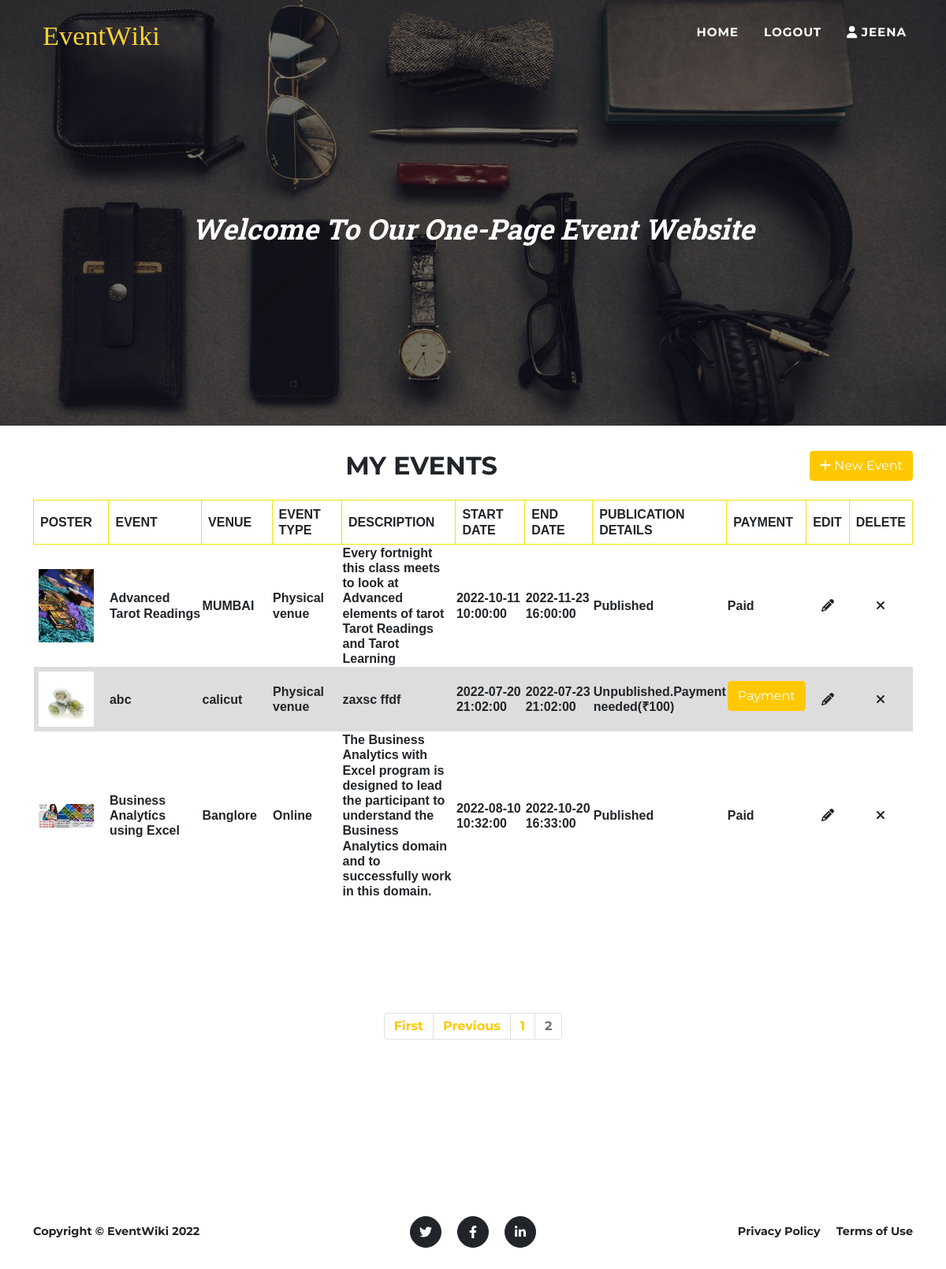
Screenshot of /events_list?page=2 (signed in) with the database file from the repository.
### EventApp/models.py (models this page shows, shortened)
class clsEventDetails(models.Model):
    pk_event_id = models.BigAutoField(primary_key=True)
    fk_user = models.ForeignKey("clsUser", on_delete=models.CASCADE,related_name="clsEventDetails_clsUser_1")
    dat_event_start_date_time = models.DateTimeField()
    dat_event_end_date_time = models.DateTimeField()
    vhr_event_name = models.CharField(max_length=30,blank=True)
    vhr_event_venue = models.CharField(max_length=30,blank=True)
    vhr_event_description = models.TextField()
    vhr_event_file_upload = models.CharField(max_length=100,blank=True)
    dat_created_datetime = models.DateTimeField()
    int_event_location_type = models.IntegerField(default=1)
    int_if_paid = models.IntegerField(default=0)
    int_last_action = models.IntegerField(default=1)
    pass

### EventApp/views.py (the view)
# urls.py: path('events_list', views.events_list, name='events_list'),
def events_list(request):
    event_location_type = ['', 'Physical venue', 'Online', 'Recorded Events']
    database_items = clsEventDetails.objects.filter(~Q(int_last_action = 0),Q(fk_user_id = int(request.session['intLoginUserId'])))
    all_items_list = []
    date_output_format = '%Y-%m-%d %H:%M:%S'
    for each_item in database_items:
        all_items_dict = dict()
        all_items_dict['intPkEventId'] = each_item.pk_event_id
        all_items_dict['intFkUserId'] = each_item.fk_user_id
        all_items_dict['strEventStartDateTime'] = each_item.dat_event_start_date_time.strftime(date_output_format)
        all_items_dict['strEventEndDateTime'] = each_item.dat_event_end_date_time.strftime(date_output_format)
        all_items_dict['strEventName'] = each_item.vhr_event_name
        all_items_dict['strEventVenue'] = each_item.vhr_event_venue
        all_items_dict['strEventDescription'] = each_item.vhr_event_description.replace('\n','')
        all_items_dict['strEventPoster'] = each_item.vhr_event_file_upload
        all_items_dict['strCreatedDateTime'] = each_item.dat_created_datetime.strftime(date_output_format)
        all_items_dict['intLastAction'] = each_item.int_last_action
        all_items_dict['intIfPaid'] = each_item.int_if_paid
        all_items_dict['intEventLocation'] = each_item.int_event_location_type
        all_items_dict['strEventLocation'] = event_location_type[each_item.int_event_location_type]
        all_items_dict['strPublicationDetails'] = 'Unpublished.Payment needed(₹100)'
        if each_item.int_if_paid:
            all_items_dict['strPublicationDetails'] = 'Published'
        all_items_list.append(all_items_dict)
    events = ''
    nums = ''
    if len(all_items_list):
        p = Paginator(all_items_list, 3)
        page = request.GET.get('page')
        events = p.get_page(page)
        nums = "a" * events.paginator.num_pages
    return render(request, 'eventsList.html', {'lstAllItems': all_items_list, 'events': events, 'nums': nums})

### EventApp/templates/eventsList.html (shortened to what this page needs)
<!DOCTYPE html>
<html lang="en">
    {% load static %}
    <head>
        <link href={% static 'css/styles.css' %} rel="stylesheet" />
        <link rel="stylesheet" href="//cdn.jsdelivr.net/npm/alertifyjs@1.13.1/build/css/alertify.min.css"/>
    </head>
    <body id="page-top">
        <nav class="navbar navbar-expand-lg navbar-dark fixed-top" id="mainNav">
            <div class="container">
                <a class="navbar-brand" href="#page-top"><img src= {% static 'assets/img/navbar-logo.svg' %}  alt="..." /></a>
                <div class="collapse navbar-collapse" id="navbarResponsive">
                    <ul class="navbar-nav text-uppercase ms-auto py-4 py-lg-0">
                        <li class="nav-item"><a class="nav-link" href="{% url 'index' %}">Home</a></li>
                        <li class="nav-item"><a class="nav-link" href="{% url 'logout' %}">Logout</a></li>
                        {% if request.session.intLoginUserId %}
                        <li class="nav-item"><a class="nav-link" href=""><i class="fa fa-user"></i> {{request.session.strLoginUserName}}</a></li>
                        {% endif %}
                    </ul>
                </div>
            </div>
        </nav>
        <header class="masthead">
            <div class="container">
                <div class="masthead-subheading">Welcome To Our One-Page Event Website</div>
            </div>
        </header>
        <section class="page-section" id="about">
                <div class="container">
                    <div style="display: block; text-align: center;">
                    <div class="masthead-heading text-uppercase text-center" style="display: inline-block;"><h2>My Events</h2></div>
                    <div class="create-new-event-button">
                        <a class="btn btn-primary" href="{% url 'add_event' %}"><i class="fa fa-plus"></i> New Event</a>
                    </div>
                    </div>
                        <table style="width:100%">
                            <tr>
                                <th style="width:10%; text-transform:uppercase;">Poster</th>
                                <th style="width:15%; text-transform:uppercase;">Event</th>
                                <th style="width:10%; text-transform:uppercase ;">Venue</th>
                                <th style="width:10%; text-transform:uppercase;">Event Type</th>
                                <th style="width:15%; text-transform:uppercase">Description</th>
                                <th style="width:10%; text-transform:uppercase;">Start Date</th>
                                <th style="width:10%; text-transform:uppercase;">End Date</th>
                                <th style="width:10%; text-transform:uppercase;">Publication Details</th>
                                <th style="width:5%; text-transform:uppercase; ">Payment</th>
                                <th style="width:5%; text-transform:uppercase; ">Edit</th>
                                <th style="width:5%; text-transform:uppercase;">Delete</th>
                            </tr>
                            <tbody id = "tbyIdListAllEvents1">
                            {% for objEvents in events %}
                            <tr class = "trCls" id = "trId{{ objEvents.intPkEventId }}">
                                <td>
                                    <a target="_blank" href= "static/attachment/{{ objEvents.strEventPoster }}">
                                        <img class="thumbnail_poster" src="static/attachment/{{ objEvents.strEventPoster }}"/>
                                    </a>
                                </td>
                            <td id="tdIdSlNo{{ objEvents.intPkEventId }}">
                                {{objEvents.strEventName}}
                            </td>
                            <td id="id{{ objEvents.intPkEventId }}" >{{ objEvents.strEventVenue }}</td>
                            <td>{{ objEvents.strEventLocation }}</td>
                            <td>{{ objEvents.strEventDescription }}</td>
                            <td>{{ objEvents.strEventStartDateTime }}</td>
                            <td>{{ objEvents.strEventEndDateTime }}</td>
                            <td>{{ objEvents.strPublicationDetails }}</td>
                            <td>{% if objEvents.intIfPaid == 1 %}
                                Paid
                                {% else %}
                                <a class="btn btn-primary" onclick = "fnLoadPayment({{ objEvents.intPkEventId }})" id="btnIdPayment_{{ objEvents.intPkEventId }}" >Payment</a>
                                {% endif %}
                            </td>
                            <td class="edit" style="text-align: center;"><a href="#"  onclick="onEditIconClick({{ objEvents.intPkEventId }});" style="color: #212529;"><i class="fa  fa-pencil"></i></a></td>
                            <td class="delete" style="text-align: center;"><a href="#" onclick="onDeleteIconClick('{{ objEvents.intPkEventId }}', '{{ objEvents.strEventName }}', '{{ objEvents.intLastAction }}');" style="color: #212529;"><i class="fa fa-times"></i></a></td>
                            </tr>
                            {% endfor %}
                            </tbody>
                        </table>
                    <section>
                    <nav aria-label="Page navigation">
                      <ul class="pagination justify-content-center">
                          {% if events.has_previous %}
                          <li class="page-item"><a class="page-link" href="?page=1">First</a></li>
                          <li class="page-item"><a class="page-link" href="?page={{ events.previous_page_number }}">Previous</a></li>
                          {% endif %}
                          {% for i in nums %}
                          {% if events.number == forloop.counter %}
                          <li class="page-item disabled"><a class="page-link" href="?page={{ forloop.counter }}">{{ forloop.counter }}</a></li>
                          {% else %}
                          <li class="page-item"><a class="page-link" href="?page={{ forloop.counter }}">{{ forloop.counter }}</a></li>
                          {% endif %}
                          {% endfor %}
                      </ul>
                    </nav>
                    </section>
                </div>
        </section>
        <footer class="footer py-4">
            <div class="container">
                <div class="row align-items-center">
                    <div class="col-lg-4 text-lg-start">Copyright &copy; EventWiki 2022</div>
                    <div class="col-lg-4 my-3 my-lg-0">
                        <a class="btn btn-dark btn-social mx-2" href="#!" aria-label="Twitter"><i class="fab fa-twitter"></i></a>
                        <a class="btn btn-dark btn-social mx-2" href="#!" aria-label="Facebook"><i class="fab fa-facebook-f"></i></a>
                        <a class="btn btn-dark btn-social mx-2" href="#!" aria-label="LinkedIn"><i class="fab fa-linkedin-in"></i></a>
                    </div>
                    <div class="col-lg-4 text-lg-end">
                        <a class="link-dark text-decoration-none me-3" href="#!">Privacy Policy</a>
                        <a class="link-dark text-decoration-none" href="#!">Terms of Use</a>
                    </div>
                </div>
            </div>
        </footer>
    </body>
</html>

### EventApp/templates/eventsList.html (style rules this page uses)
table { font-family: arial, sans-serif; border-collapse: collapse; width: 100%; }
th, th { border: 1px solid #dddddd; text-align: left; padding: 8px; border-color: #f1e20d; }
tr:nth-child(even) { background-color: #dddddd; }
.thumbnail_poster { border-radius: 4px; padding: 5px; width: 80px; }

### rows the page displays
clsEventDetails: strEventPoster (picture), strEventName "Advanced Tarot Readings", strEventVenue "MUMBAI", strEventDescription "Every fortnight this class meets to look at Advanced elements of tarot Tarot Readings and Tarot Learning"
clsEventDetails: strEventPoster (picture), strEventName "abc", strEventVenue "calicut", strEventDescription "zaxsc ffdf"
clsEventDetails: strEventPoster (picture), strEventName "Business Analytics using Excel", strEventVenue "Banglore", strEventDescription "The Business Analytics with Excel program is designed to lead the participant to understand the Business Analytics domain and to successfully work in this domain."

### other values shown
{{ request.session.strLoginUserName }} "JEENA"
{{ objEvents.strEventLocation }} "Physical venue" "Physical venue" "Online"
{{ objEvents.strEventStartDateTime }} "2022-10-11 10:00:00" "2022-07-20 21:02:00" "2022-08-10 10:32:00"
{{ objEvents.strEventEndDateTime }} "2022-11-23 16:00:00" "2022-07-23 21:02:00" "2022-10-20 16:33:00"
{{ objEvents.strPublicationDetails }} "Published" "Unpublished.Payment needed(₹100)" "Published"
